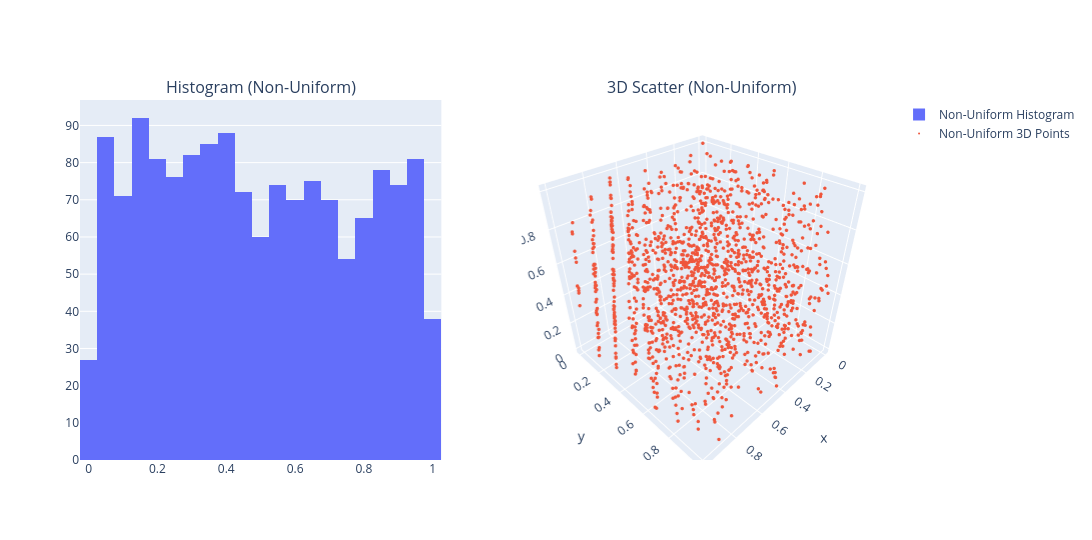

This figure's notebook cell:
### Code cell
def test_random_number_generator():
    r = RandSSP().generate(3, 1500)
    x, y, z = r[0, :], r[1, :], r[2, :]

    fig = make_subplots(
        rows=1, cols=2,
        specs=[[{'type': 'xy'}, {'type': 'scene'}]],
        subplot_titles=("Histogram (Non-Uniform)", "3D Scatter (Non-Uniform)")
    )

    fig.add_trace(
        go.Histogram(x=x, nbinsx=20, name="Non-Uniform Histogram"),
        row=1, col=1
    )

    fig.add_trace(
        go.Scatter3d(
            x=x, y=y, z=z,
            mode='markers',
            marker=dict(size=2),
            name="Non-Uniform 3D Points"
        ),
        row=1, col=2
    )

    plot(fig, figures=2)

test_random_number_generator()

### Figure 1 — Plotly figure (JSON) as saved in the notebook; plotly's stock layout.template omitted (floating-point values rounded to 4 significant figures; data arrays with more than 128 entries replaced by an {"elided": "..."} marker saying what was removed)
{"data": [{"name": "Non-Uniform Histogram", "nbinsx": 20, "type": "histogram", "x": {"elided": "1500 float values"}, "xaxis": "x", "yaxis": "y"}, {"marker": {"size": 2}, "mode": "markers", "name": "Non-Uniform 3D Points", "scene": "scene", "type": "scatter3d", "x": {"elided": "1500 float values"}, "y": {"elided": "1500 float values"}, "z": {"elided": "1500 float values"}}], "layout": {"annotations": [{"font": {"size": 16}, "showarrow": false, "text": "Histogram (Non-Uniform)", "x": 0.225, "xanchor": "center", "xref": "paper", "y": 1, "yanchor": "bottom", "yref": "paper"}, {"font": {"size": 16}, "showarrow": false, "text": "3D Scatter (Non-Uniform)", "x": 0.775, "xanchor": "center", "xref": "paper", "y": 1, "yanchor": "bottom", "yref": "paper"}], "autosize": true, "height": 540, "scene": {"domain": {"x": [0.55, 1], "y": [0, 1]}}, "width": 1920, "xaxis": {"anchor": "y", "domain": [0, 0.45]}, "yaxis": {"anchor": "x", "domain": [0, 1]}}}
